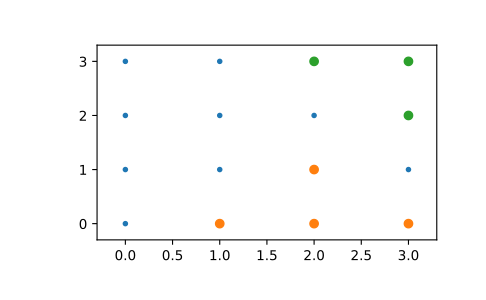

Here is the Python script that generated this plot:
from scipy import spatial
x, y = np.mgrid[0:4, 0:4]
points = np.c_[x.ravel(), y.ravel()]
tree = spatial.cKDTree(points)
tree.query_ball_point([2, 0], 1)
# [4, 8, 9, 12]

# Query multiple points and plot the results:

import matplotlib.pyplot as plt
points = np.asarray(points)
plt.plot(points[:,0], points[:,1], '.')
for results in tree.query_ball_point(([2, 0], [3, 3]), 1):
    nearby_points = points[results]
    plt.plot(nearby_points[:,0], nearby_points[:,1], 'o')
plt.margins(0.1, 0.1)
plt.show()
